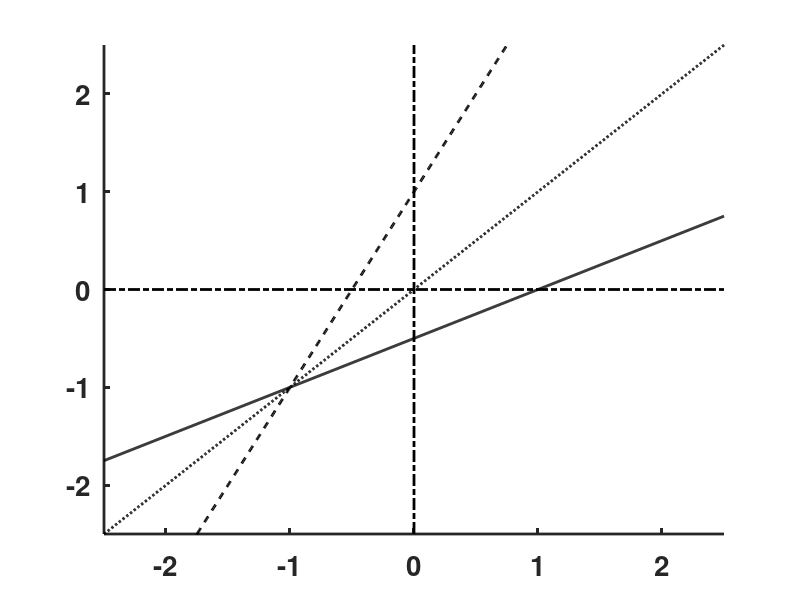

Write MATLAB code to recreate this figure. (Note: this script raises an error after producing the figure.)
clear;  figure('Position',[100 100 400 400],'Color',[1 1 1]); clf;  hold on; 

xy=[-2.5 2.5 -2.5 2.5];
xx=linspace(xy(1),xy(2),1000);  y0=xx;  y1=2*xx+1;  ym1=(xx-1)/2;
plot(xx(1:1000),y0(1:1000),'k:','LineWidth',2)

%get handles for lines
h(1)=plot(xx(1:1000),y1(1:1000),'k--','LineWidth',2)
h(2)=plot(xx(1:1000),ym1(1:1000),'k','LineWidth',2)

set(gca,'LineWidth',2); 
axis(xy); axis manual;
plot([xy(1) xy(2)],[0 0],'k-.','LineWidth',2);
plot([0 0],[xy(3) xy(4)],'k-.','LineWidth',2);
set(gca,'XTick',[-2 -1 0 1 2],'YTick',[-2 -1 0 1 2],'FontSize',20,'FontWeight','bold');

%assign labels for handles
legend(h,'y=2x +1','y=1/2(x-1)',4);
%export to eps (change path and file name accordingly)
print('-depsc2',sprintf('C:\\Documents and Settings\\ajay\\Desktop\\BootCampFig_1203\\BC_2003\\matlab\\fig6a'));
